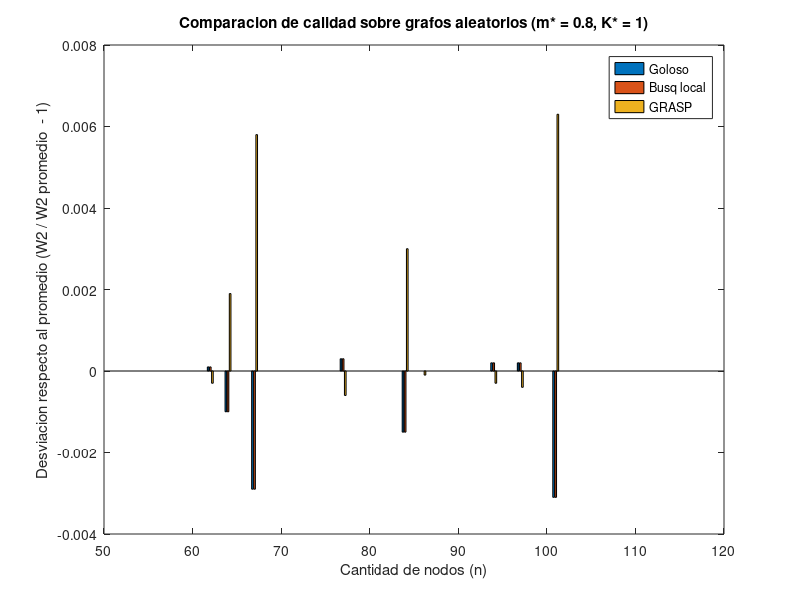
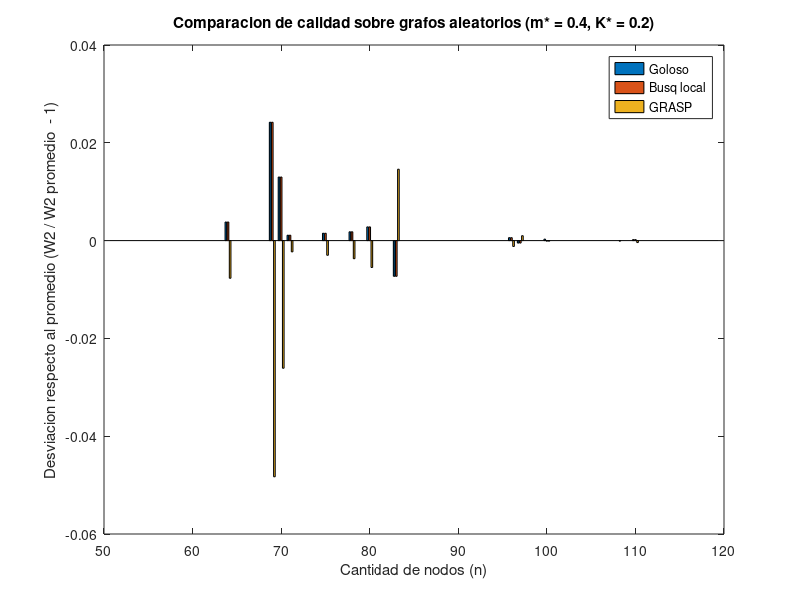
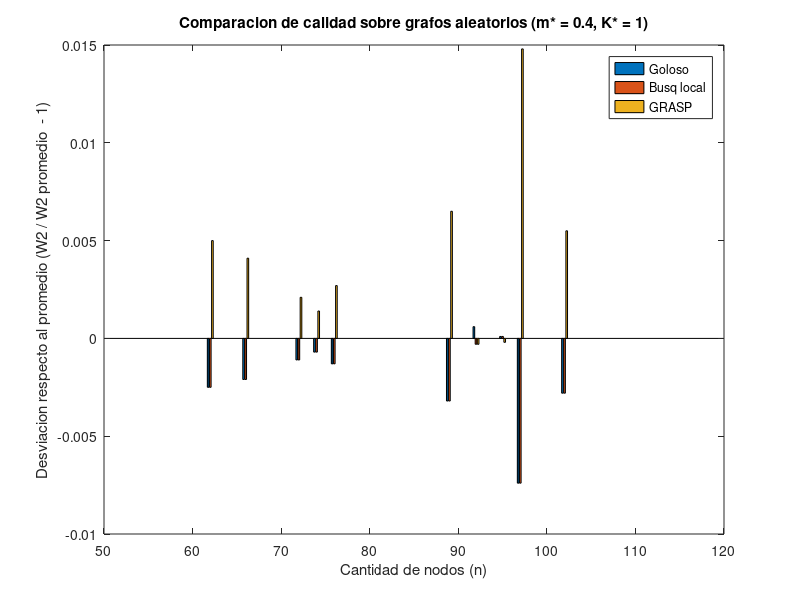
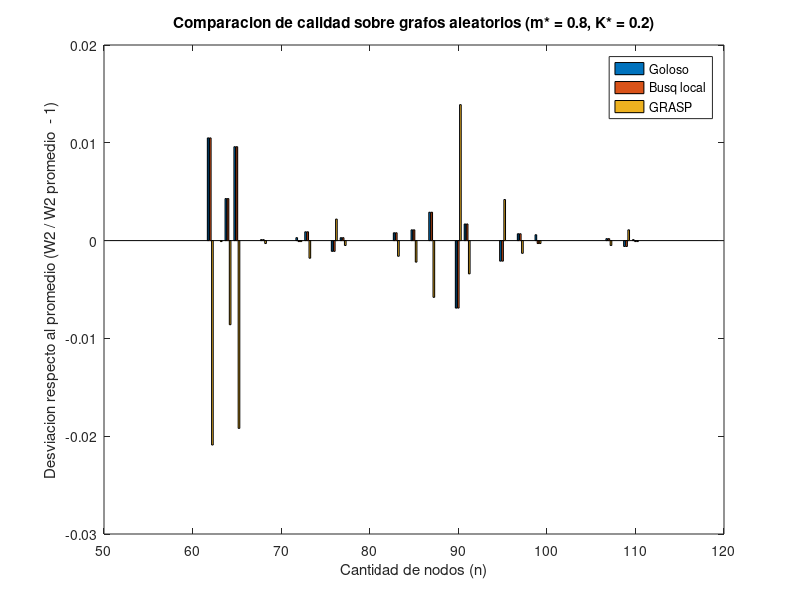

Write MATLAB code to recreate these figures, in order.
function graficar_comprar_calidad()

close all;

% int m = 0.8 * cant_aristas_K_n(n);
% int max_w1 = 10000;
% int max_w2 = 10000;
% int K = 1 * ((1.0l * n * max_w1) / 4.0);
datos = [60 1.0000 1.0000 1.0000
61 1.0000 1.0000 1.0000
62 1.0001 1.0001 0.9997
63 1.0000 1.0000 1.0000
64 0.9990 0.9990 1.0019
65 1.0000 1.0000 1.0000
66 1.0000 1.0000 1.0000
67 0.9971 0.9971 1.0058
68 1.0000 1.0000 1.0000
69 1.0000 1.0000 1.0000
70 1.0000 1.0000 1.0000
71 1.0000 1.0000 1.0000
72 1.0000 1.0000 1.0000
73 1.0000 1.0000 1.0000
74 1.0000 1.0000 1.0000
75 1.0000 1.0000 1.0000
76 1.0000 1.0000 1.0000
77 1.0003 1.0003 0.9994
78 1.0000 1.0000 1.0000
79 1.0000 1.0000 1.0000
80 1.0000 1.0000 1.0000
81 1.0000 1.0000 1.0000
82 1.0000 1.0000 1.0000
83 1.0000 1.0000 1.0000
84 0.9985 0.9985 1.0030
85 1.0000 1.0000 1.0000
86 1.0000 1.0000 0.9999
87 1.0000 1.0000 1.0000
88 1.0000 1.0000 1.0000
89 1.0000 1.0000 1.0000
90 1.0000 1.0000 1.0000
91 1.0000 1.0000 1.0000
92 1.0000 1.0000 1.0000
93 1.0000 1.0000 1.0000
94 1.0002 1.0002 0.9997
95 1.0000 1.0000 1.0000
96 1.0000 1.0000 1.0000
97 1.0002 1.0002 0.9996
98 1.0000 1.0000 1.0000
99 1.0000 1.0000 1.0000
100 1.0000 1.0000 1.0000
101 0.9969 0.9969 1.0063
102 1.0000 1.0000 1.0000
103 1.0000 1.0000 1.0000
104 1.0000 1.0000 1.0000
105 1.0000 1.0000 1.0000
106 1.0000 1.0000 1.0000
107 1.0000 1.0000 1.0000
108 1.0000 1.0000 1.0000
109 1.0000 1.0000 1.0000
110 1.0000 1.0000 1.0000];

figure; bar(datos(:,1), datos(:,2:4)  -1);
title('Comparacion de calidad sobre grafos aleatorios (m* = 0.8, K* = 1)');
ylabel('Desviacion respecto al promedio (W2 / W2 promedio  - 1)');
xlabel('Cantidad de nodos (n)');
legend({'Goloso', 'Busq local', 'GRASP'});
saveas(gca, ['../graficos/todos_calidad_m08_K1.eps'],'epsc');

%int m = 0.4 * cant_aristas_K_n(n);
%      int max_w1 = 10000;
%      int max_w2 = 10000;
%      int K = 0.2 * ((1.0l * n * max_w1) / 4.0);

datos = [60 1.0000 1.0000 1.0000
61 1.0000 1.0000 1.0000
62 1.0000 1.0000 1.0000
63 1.0000 1.0000 1.0000
64 1.0038 1.0038 0.9923
65 1.0000 1.0000 1.0000
66 1.0000 1.0000 1.0000
67 1.0000 1.0000 1.0000
68 1.0000 1.0000 1.0000
69 1.0242 1.0242 0.9517
70 1.0130 1.0130 0.9739
71 1.0011 1.0011 0.9977
72 1.0000 1.0000 1.0000
73 1.0000 1.0000 1.0000
74 1.0000 1.0000 1.0000
75 1.0015 1.0015 0.9970
76 1.0000 1.0000 1.0000
77 1.0000 1.0000 1.0000
78 1.0018 1.0018 0.9963
79 1.0000 1.0000 1.0000
80 1.0028 1.0028 0.9945
81 1.0000 1.0000 1.0000
82 1.0000 1.0000 1.0000
83 0.9927 0.9927 1.0146
84 1.0000 1.0000 1.0000
85 1.0000 1.0000 1.0000
86 1.0000 1.0000 1.0000
87 1.0000 1.0000 1.0000
88 1.0000 1.0000 1.0000
89 1.0000 1.0000 1.0000
90 1.0000 1.0000 1.0000
91 1.0000 1.0000 1.0000
92 1.0000 1.0000 1.0000
93 1.0000 1.0000 1.0000
94 1.0000 1.0000 1.0000
95 1.0000 1.0000 1.0000
96 1.0006 1.0006 0.9988
97 0.9995 0.9995 1.0010
98 1.0000 1.0000 1.0000
99 1.0000 1.0000 1.0000
100 1.0003 0.9999 0.9999
101 1.0000 1.0000 1.0000
102 1.0000 1.0000 1.0000
103 1.0000 1.0000 1.0000
104 1.0000 1.0000 1.0000
105 1.0000 1.0000 1.0000
106 1.0000 1.0000 1.0000
107 1.0000 1.0000 1.0000
108 1.0000 1.0000 0.9999
109 1.0000 1.0000 1.0000
110 1.0002 1.0002 0.9996];

figure; bar(datos(:,1), datos(:,2:4)  -1);
title('Comparacion de calidad sobre grafos aleatorios (m* = 0.4, K* = 0.2)');
ylabel('Desviacion respecto al promedio (W2 / W2 promedio  - 1)');
xlabel('Cantidad de nodos (n)');
legend({'Goloso', 'Busq local', 'GRASP'});
saveas(gca, ['../graficos/todos_calidad_m04_K02.eps'],'epsc');


%int m = 0.4 * cant_aristas_K_n(n);
%      int max_w1 = 10000;
%      int max_w2 = 10000;
%      int K = 1 * ((1.0l * n * max_w1) / 4.0);

datos = [60 1.0000 1.0000 1.0000
61 1.0000 1.0000 1.0000
62 0.9975 0.9975 1.0050
63 1.0000 1.0000 1.0000
64 1.0000 1.0000 1.0000
65 1.0000 1.0000 1.0000
66 0.9979 0.9979 1.0041
67 1.0000 1.0000 1.0000
68 1.0000 1.0000 1.0000
69 1.0000 1.0000 1.0000
70 1.0000 1.0000 1.0000
71 1.0000 1.0000 1.0000
72 0.9989 0.9989 1.0021
73 1.0000 1.0000 1.0000
74 0.9993 0.9993 1.0014
75 1.0000 1.0000 1.0000
76 0.9987 0.9987 1.0027
77 1.0000 1.0000 1.0000
78 1.0000 1.0000 1.0000
79 1.0000 1.0000 1.0000
80 1.0000 1.0000 1.0000
81 1.0000 1.0000 1.0000
82 1.0000 1.0000 1.0000
83 1.0000 1.0000 1.0000
84 1.0000 1.0000 1.0000
85 1.0000 1.0000 1.0000
86 1.0000 1.0000 1.0000
87 1.0000 1.0000 1.0000
88 1.0000 1.0000 1.0000
89 0.9968 0.9968 1.0065
90 1.0000 1.0000 1.0000
91 1.0000 1.0000 1.0000
92 1.0006 0.9997 0.9997
93 1.0000 1.0000 1.0000
94 1.0000 1.0000 1.0000
95 1.0001 1.0001 0.9998
96 1.0000 1.0000 1.0000
97 0.9926 0.9926 1.0148
98 1.0000 1.0000 1.0000
99 1.0000 1.0000 1.0000
100 1.0000 1.0000 1.0000
101 1.0000 1.0000 1.0000
102 0.9972 0.9972 1.0055
103 1.0000 1.0000 1.0000
104 1.0000 1.0000 1.0000
105 1.0000 1.0000 1.0000
106 1.0000 1.0000 1.0000
107 1.0000 1.0000 1.0000
108 1.0000 1.0000 1.0000
109 1.0000 1.0000 1.0000
110 1.0000 1.0000 1.0000];

figure; bar(datos(:,1), datos(:,2:4)  -1);
title('Comparacion de calidad sobre grafos aleatorios (m* = 0.4, K* = 1)');
ylabel('Desviacion respecto al promedio (W2 / W2 promedio  - 1)');
xlabel('Cantidad de nodos (n)');
legend({'Goloso', 'Busq local', 'GRASP'});
saveas(gca, ['../graficos/todos_calidad_m04_K1.eps'],'epsc');

%int m = 0.8 * cant_aristas_K_n(n);
%      int max_w1 = 10000;
%      int max_w2 = 10000;
%      int K = 0.2 * ((1.0l * n * max_w1) / 4.0);

datos = [60 1.0000 1.0000 1.0000
61 1.0000 1.0000 1.0000
62 1.0105 1.0105 0.9791
63 1.0000 1.0000 0.9999
64 1.0043 1.0043 0.9914
65 1.0096 1.0096 0.9808
66 1.0000 1.0000 1.0000
67 1.0000 1.0000 1.0000
68 1.0001 1.0001 0.9997
69 1.0000 1.0000 1.0000
70 1.0000 1.0000 1.0000
71 1.0000 1.0000 1.0000
72 1.0003 0.9999 0.9999
73 1.0009 1.0009 0.9982
74 1.0000 1.0000 1.0000
75 1.0000 1.0000 1.0000
76 0.9989 0.9989 1.0022
77 1.0003 1.0003 0.9995
78 1.0000 1.0000 1.0000
79 1.0000 1.0000 1.0000
80 1.0000 1.0000 1.0000
81 1.0000 1.0000 1.0000
82 1.0000 1.0000 1.0000
83 1.0008 1.0008 0.9984
84 1.0000 1.0000 1.0000
85 1.0011 1.0011 0.9978
86 1.0000 1.0000 1.0000
87 1.0029 1.0029 0.9942
88 1.0000 1.0000 1.0000
89 1.0000 1.0000 1.0000
90 0.9931 0.9931 1.0139
91 1.0017 1.0017 0.9966
92 1.0000 1.0000 1.0000
93 1.0000 1.0000 1.0000
94 1.0000 1.0000 1.0000
95 0.9979 0.9979 1.0042
96 1.0000 1.0000 1.0000
97 1.0007 1.0007 0.9987
98 1.0000 1.0000 1.0000
99 1.0006 0.9997 0.9997
100 1.0000 1.0000 1.0000
101 1.0000 1.0000 1.0000
102 1.0000 1.0000 1.0000
103 1.0000 1.0000 1.0000
104 1.0000 1.0000 1.0000
105 1.0000 1.0000 1.0000
106 1.0000 1.0000 1.0000
107 1.0002 1.0002 0.9995
108 1.0000 1.0000 1.0000
109 0.9994 0.9994 1.0011
110 1.0001 0.9999 0.9999];

figure; bar(datos(:,1), datos(:,2:4)  -1);
title('Comparacion de calidad sobre grafos aleatorios (m* = 0.8, K* = 0.2)');
ylabel('Desviacion respecto al promedio (W2 / W2 promedio  - 1)');
xlabel('Cantidad de nodos (n)');
legend({'Goloso', 'Busq local', 'GRASP'});
saveas(gca, ['../graficos/todos_calidad_m08_K02.eps'],'epsc');


end